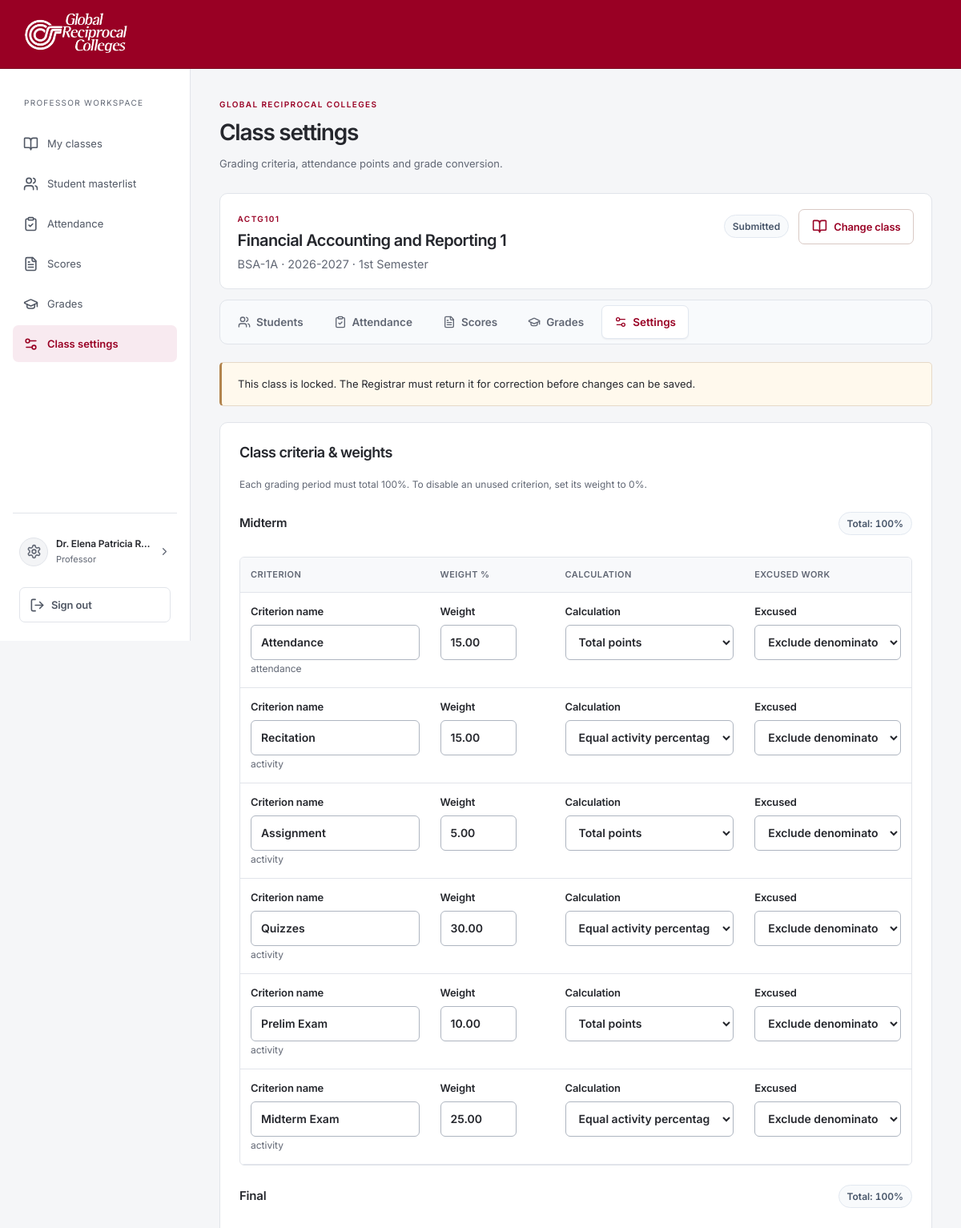
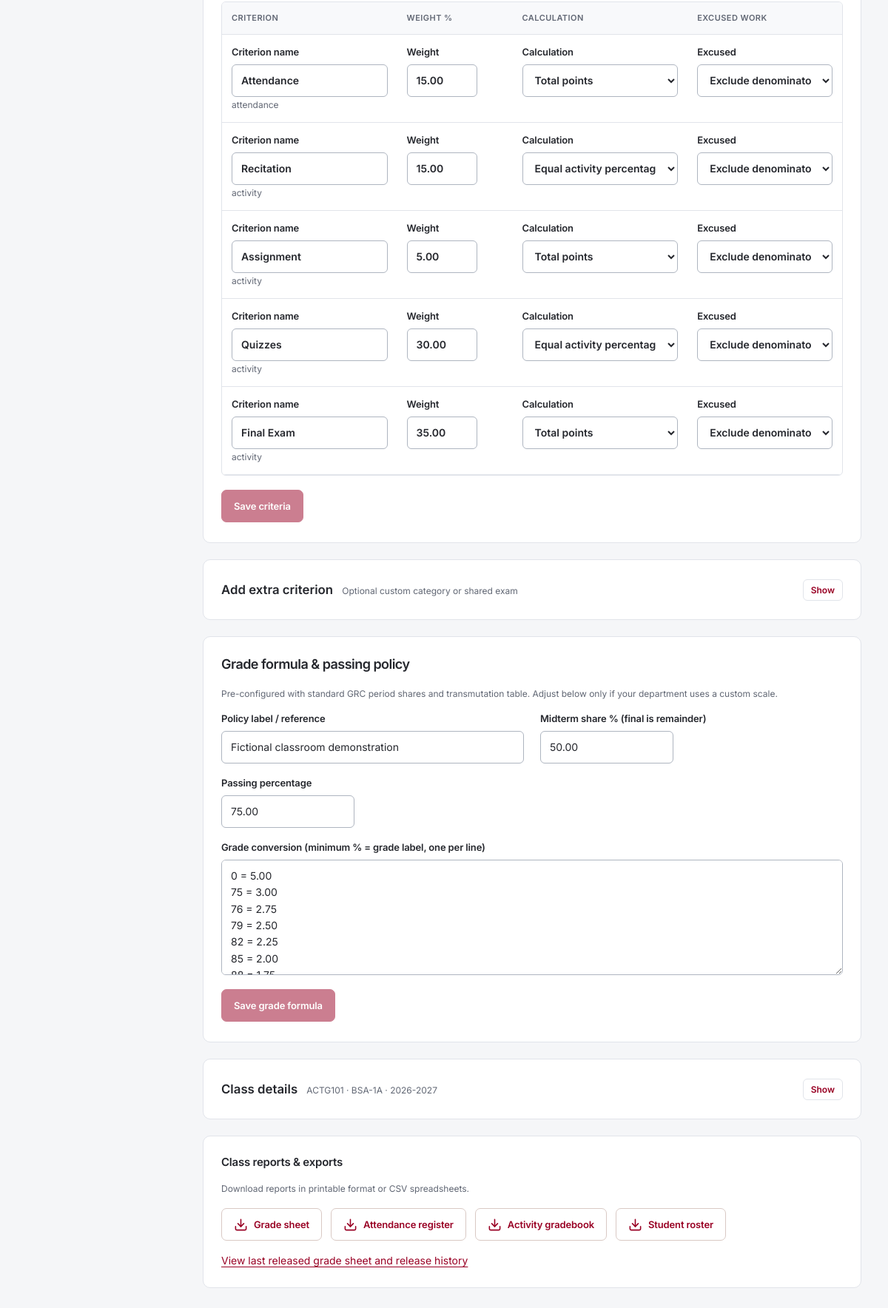
Screenshot of /professor-dashboard.php?view=settings&subject_id=2 (signed in) with the database file from the repository (2 pictures, top to bottom).
### tables this page shows
CREATE TABLE IF NOT EXISTS `professors` (
  `id` INT UNSIGNED AUTO_INCREMENT PRIMARY KEY,
  `employee_id` VARCHAR(50) NOT NULL UNIQUE,
  `username` VARCHAR(50) NOT NULL UNIQUE,
  `full_name` VARCHAR(150) NOT NULL,
  `email` VARCHAR(190) NOT NULL UNIQUE,
  `password_hash` VARCHAR(255) NOT NULL,
  `department` VARCHAR(120) NOT NULL DEFAULT 'College of Computer Studies',
  `created_at` TIMESTAMP NOT NULL DEFAULT CURRENT_TIMESTAMP
);

CREATE TABLE IF NOT EXISTS `classbook_settings` (
  `subject_id` INT UNSIGNED PRIMARY KEY,
  `revision` INT UNSIGNED NOT NULL DEFAULT 1,
  `state` VARCHAR(20) NOT NULL DEFAULT 'draft',
  `archived` TINYINT NOT NULL DEFAULT 0,
  `late_points` DECIMAL(8,2) NOT NULL DEFAULT 3,
  `absent_points` DECIMAL(8,2) NOT NULL DEFAULT 0,
  `excused_mode` VARCHAR(20) NOT NULL DEFAULT 'makeup',
  `online_full_minutes` DECIMAL(10,2) NULL,
  `online_partial_minutes` DECIMAL(10,2) NULL,
  `created_at` TIMESTAMP DEFAULT CURRENT_TIMESTAMP,
  `grading_model` VARCHAR(30) NOT NULL DEFAULT 'legacy_components',
  FOREIGN KEY(`subject_id`) REFERENCES `subjects`(`id`) ON DELETE RESTRICT
);

CREATE TABLE IF NOT EXISTS `subjects` (
  `id` INT UNSIGNED AUTO_INCREMENT PRIMARY KEY,
  `professor_id` INT UNSIGNED NOT NULL,
  `subject_code` VARCHAR(50) NOT NULL,
  `subject_title` VARCHAR(150) NOT NULL,
  `section` VARCHAR(50) NOT NULL,
  `units` INT NOT NULL DEFAULT 3,
  `school_year` VARCHAR(20) NOT NULL,
  `semester` ENUM('1st Semester', '2nd Semester', 'Summer') NOT NULL DEFAULT '1st Semester',
  `created_at` TIMESTAMP NOT NULL DEFAULT CURRENT_TIMESTAMP,
  INDEX `idx_subject_professor` (`professor_id`),
  CONSTRAINT `fk_subjects_professor` FOREIGN KEY (`professor_id`)
    REFERENCES `professors` (`id`) ON DELETE CASCADE ON UPDATE CASCADE
);

CREATE TABLE IF NOT EXISTS `classbook_criteria` (
  `id` INT UNSIGNED PRIMARY KEY AUTO_INCREMENT,
  `subject_id` INT UNSIGNED NOT NULL,
  `group_key` VARCHAR(20) NOT NULL,
  `name` VARCHAR(100) NOT NULL,
  `kind` VARCHAR(20) NOT NULL,
  `weight` DECIMAL(7,2) NOT NULL,
  `aggregation` VARCHAR(20) NOT NULL DEFAULT 'pooled',
  `excused_mode` VARCHAR(20) NOT NULL DEFAULT 'makeup',
  `exam_key` VARCHAR(20) NULL,
  UNIQUE KEY `criterion_name`(`subject_id`,`group_key`,`name`),
  FOREIGN KEY(`subject_id`) REFERENCES `subjects`(`id`) ON DELETE RESTRICT
);

### includes/functions.php (called while the page is built, shortened)
<?php
function h(mixed $value): string
{
    return htmlspecialchars((string)($value ?? ''), ENT_QUOTES | ENT_SUBSTITUTE, 'UTF-8');
}

### includes/classbook.php (called while the page is built, shortened)
<?php
require_once __DIR__.'/grading_periods.php';
function cbQuery(PDO $db, string $sql, array $args=[]): PDOStatement {
    $q=$db->prepare($sql); $q->execute($args); return $q;
}
function cbPolicy(PDO $db,int $subject): array {
    return cbQuery($db,'SELECT * FROM classbook_policies WHERE subject_id=?',[$subject])->fetch() ?: ['lecture_percent'=>65,'midterm_percent'=>50,'passing_percent'=>75,'policy_label'=>'Provisional defaults','conversion_json'=>null];
}
function cbClass(PDO $db,int $id,array $actor): array {
    $q=cbQuery($db,'SELECT s.*, c.revision,c.state,c.archived,c.grading_model,c.late_points,c.absent_points,c.excused_mode,c.online_full_minutes,c.online_partial_minutes FROM subjects s JOIN classbook_settings c ON c.subject_id=s.id WHERE s.id=?',[$id]);
    $s=$q->fetch();
    return $s;
}

### includes/auth.php (called while the page is built, shortened)
<?php
function isLoggedIn(): bool
{
    return isset($_SESSION['user']) && !empty($_SESSION['user']['id']) && !empty($_SESSION['user']['role']);
}
function getCurrentUser(): ?array
{
    return isLoggedIn() ? $_SESSION['user'] : null;
}

### includes/grading_periods.php (called while the page is built, shortened)
<?php
function cbPeriodOnly(array $settings):bool{return ($settings['grading_model']??'legacy_components')==='periods';}
function cbClassGroups(PDO $db,int $subject):array{
    $s=cbQuery($db,'SELECT grading_model FROM classbook_settings WHERE subject_id=?',[$subject])->fetch()?:[];
    return cbPeriodOnly($s)?CB_PERIOD_GROUPS:CB_GROUPS;
}
function cbClassCriteria(PDO $db,int $subject):array{
    $groups=cbClassGroups($db,$subject);
    return array_values(array_filter(cbQuery($db,'SELECT * FROM classbook_criteria WHERE subject_id=? ORDER BY id',[$subject])->fetchAll(),fn($c)=>isset($groups[$c['group_key']])));
}

### includes/faculty_extras.php (the view, shortened to what this page needs)
<?php
function cbFacultySettings(PDO $db,array $s,array $classes,array $criteria,array $classGroups,string $disabled): void {
    $policy=cbPolicy($db,(int)$s['id']);$conversion='';
    foreach(json_decode($policy['conversion_json']??'[]',true)??[] as $band)$conversion.=$band['minimum'].' = '.$band['label']."\n";
    ?>
    <form method="post" class="card" id="criteria-form">
        <h2>Class criteria &amp; weights</h2>
        <p class="muted">Each grading period must total 100%. To disable an unused criterion, set its weight to 0%.</p>
        <?php foreach($classGroups as $g=>$label):
            $groupCriteria=array_filter($criteria,fn($c)=>$c['group_key']===$g);
            $totalWeight=array_sum(array_column($groupCriteria,'weight'));
        ?>
        <div style="display:flex;justify-content:space-between;align-items:baseline;margin-top:1.5rem;">
            <h3><?=h($label)?></h3>
            <span class="pill <?=abs($totalWeight-100)<0.001?'':'danger'?>" id="weight-total-<?=$g?>">Total: <?=h(round($totalWeight,2))?>%</span>
        </div>
        <div class="table-wrap" tabindex="0" role="region" aria-label="<?=h($label)?> records">
            <table>
                <thead><tr><th>Criterion</th><th>Weight %</th><th>Calculation</th><th>Excused work</th></tr></thead>
                <tbody>
                <?php foreach($groupCriteria as $c):?>
                <tr>
                    <td>
                        <?php portalField('Criterion name','criteria['.$c['id'].'][name]',$c['name'],'text','required maxlength="100"'); ?>
                        <small class="muted"><?=h($c['kind'])?></small>
                    </td>
                    <td>
                    </td>
                    <td>
                        <?php portalSelect('Calculation','criteria['.$c['id'].'][aggregation]',['pooled'=>'Total points','equal'=>'Equal activity percentages'],$c['aggregation']); ?>
                    </td>
                    <td>
                    </td>
                </tr>
                <?php endforeach;?>
                </tbody>
            </table>
        </div>
        <?php endforeach;?>
        <div style="margin-top:1rem;">
            <button <?=$disabled?>><?=portalIcon('check')?>Save criteria</button>
        </div>
    </form>
    <details class="card collapsible-card">
        <summary><span>Add extra criterion <small class="muted" style="font-weight:400;margin-left:0.5rem;">Optional custom category or shared exam</small></span></summary>
    </details>
    <form method="post" class="card">
        <h2>Grade formula &amp; passing policy</h2>
        <p class="muted">Pre-configured with standard GRC period shares and transmutation table. Adjust below only if your department uses a custom scale.</p>
        <div class="form-grid">
        </div>
        <label class="field">Grade conversion (minimum % = grade label, one per line)
            <textarea name="conversion" rows="6" placeholder="0 = 5.00&#10;75 = 3.00&#10;97 = 1.00"><?=h($conversion)?></textarea>
        </label>
        <button <?=$disabled?>><?=portalIcon('check')?>Save grade formula</button>
    </form>
    <details class="card collapsible-card">
        <summary><span>Class details <small class="muted" style="font-weight:400;margin-left:0.5rem;"><?=h($s['subject_code'].' · '.$s['section'].' · '.$s['school_year'])?></small></span></summary>
    </details>
    <?php
}
    ?>
    <?php
function cbFacultyReports(array $s,string $view): void {
    ?>
    <section class="card">
        <h3>Class reports &amp; exports</h3>
        <p class="muted">Download reports in printable format or CSV spreadsheets.</p>
        <div class="actions">
            <?php foreach(['grades'=>'Grade sheet','attendance'=>'Attendance register','activities'=>'Activity gradebook','roster'=>'Student roster'] as $type=>$label):?>
            <a class="button secondary" href="report.php?subject_id=<?=(int)$s['id']?>&type=<?=$type?>"><?=portalIcon('download')?><?=h($label)?></a>
            <?php endforeach;?>
        </div>
        <div style="margin-top:0.75rem;">
            <a href="report.php?subject_id=<?=(int)$s['id']?>&version=published">View last released grade sheet and release history</a>
        </div>
    </section>
    <?php
}

### includes/portal.php (shortened to what this page needs)
<?php
require_once __DIR__.'/auth.php';
require_once __DIR__.'/functions.php';
require_once __DIR__.'/classbook.php';
function portalUser(PDO $db,string $role): array {
    $u=getCurrentUser();
    $table=match($role){'professor'=>'professors','student'=>'students','admin'=>'classbook_admins',default=>throw new RuntimeException('Unknown account role.')};
    $account=cbQuery($db,'SELECT * FROM '.$table.' WHERE id=?',[$u['id']])->fetch();
    $u['full_name']=$role==='student'?$account['first_name'].' '.$account['last_name']:$account['full_name'];$u['username']=$account['username'];$u['public_id']=cbAccountPublicId($db,$role,(int)$u['id']);$_SESSION['user']=$u;$_SESSION['last_active']=time();return $u;
}
function portalRoleLabel(string $role): string {return match($role){'admin'=>'Administrator','professor'=>'Professor','student'=>'Student',default=>ucfirst($role)};}
function portalIcon(string $name): string {
    $path=__DIR__.'/../assets/icons/'.$name.'.svg';
    if(!is_file($path))return '';
    $svg=preg_replace('/class="[^"]*"/','class="ui-icon"',file_get_contents($path),1);
    return str_replace('<svg','<svg aria-hidden="true" focusable="false"',$svg);
}
function portalStart(string $title,?array $u=null,string $active=''): void {
    $flash=getFlash();
    ?><!doctype html><html lang="en"><head><link rel="stylesheet" href="assets/css/classbook.css?v=<?=filemtime(__DIR__.'/../assets/css/classbook.css')?>"><link rel="stylesheet" href="assets/css/filters.css?v=<?=filemtime(__DIR__.'/../assets/css/filters.css')?>"><?php if($u):?><link rel="stylesheet" href="assets/css/workspace.css?v=<?=filemtime(__DIR__.'/../assets/css/workspace.css')?>"><link rel="stylesheet" href="assets/css/profile.css?v=<?=filemtime(__DIR__.'/../assets/css/profile.css')?>"><?php endif;?></head><body class="<?=$u?'workspace-app role-'.h($u['role']).(($u['role']==='admin')?' administrator-app':''):''?>">
    <header class="portal-header"><a class="brand" href="index.php" aria-label="Global Reciprocal Colleges home"><img src="assets/grc-wordmark.png" alt="Global Reciprocal Colleges"></a></header>
    <div class="portal-layout"><?php if($u):?><nav class="portal-nav" aria-label="Workspace"><div class="workspace-links" id="workspace-links"><p><?=h($u['role']==='admin'?'ADMINISTRATION':strtoupper(portalRoleLabel($u['role'])).' WORKSPACE')?></p>
    <?php $items=match($u['role']){'professor'=>['classes'=>['professor-dashboard.php','My classes'],'roster'=>['professor-dashboard.php?view=roster','Student masterlist'],'attendance'=>['professor-dashboard.php?view=attendance','Attendance'],'activities'=>['professor-dashboard.php?view=activities','Scores'],'grades'=>['professor-dashboard.php?view=grades','Grades'],'settings'=>['professor-dashboard.php?view=settings','Class settings']], 'admin'=>['overview'=>['registrar.php','Overview'],'accounts'=>['registrar.php?view=accounts','Accounts & approval'],'classes'=>['registrar.php?view=classes','Classes & verification'],'audit'=>['registrar.php?view=audit','Activity log'],'maintenance'=>['registrar.php?view=maintenance','Backup & recovery']],default=>['grades'=>['student-dashboard.php','My grades']]};
    $icons=['overview'=>'layout-dashboard','accounts'=>'users','classes'=>'book-open','audit'=>'history','maintenance'=>'database-backup','roster'=>'users','criteria'=>'list-filter','attendance'=>'clipboard-check','activities'=>'file-text','grades'=>'graduation-cap','import'=>'download','settings'=>'settings-2','profile'=>'user-round'];
    $navActive=$active==='import'?'attendance':($active==='criteria'?'settings':$active);
    foreach($items as $key=>[$url,$label]){if($u['role']==='admin')$label=match($key){'overview'=>'Dashboard','accounts'=>'Accounts','classes'=>'Classes & grades',default=>$label};if($u['role']==='professor'&&isset($_GET['subject_id']))$url.=(str_contains($url,'?')?'&':'?').'subject_id='.(int)$_GET['subject_id'];?><a class="<?=$navActive===$key?'selected':''?>" <?=$navActive===$key?'aria-current="page"':''?> href="<?=h($url)?>"><?=portalIcon($icons[$key]??'file-text')?><span><?=h($label)?></span></a><?php }?><div class="workspace-account"><a class="account-identity account-profile-link <?=$active==='profile'?'current':''?>" href="profile.php" aria-label="<?=h(portalRoleLabel($u['role']).' account settings')?>" <?=$active==='profile'?'aria-current="page"':''?> title="Account settings"><span class="account-avatar"><?=portalIcon('settings')?></span><div><strong title="<?=h($u['full_name'])?>"><?=h($u['full_name'])?></strong><small><?=h(portalRoleLabel($u['role']))?></small></div><?=portalIcon('chevron-right')?></a><form method="post" action="logout.php"><?=csrfField()?><button class="quiet"><?=portalIcon('log-out')?>Sign out</button></form></div></div></nav><?php endif;?>
    <main id="main-content" tabindex="-1" class="portal-main <?=$u?'':'public-main'?>"><?php if($flash):?><div class="notice <?=h($flash['type'])?>" role="status"><?=h($flash['message'])?></div><?php endif;
}
function portalEnd(): void {?></main></div><script src="assets/js/classbook.js?v=<?=filemtime(__DIR__.'/../assets/js/classbook.js')?>"></script></body></html><?php }
function portalHeading(string $title,string $subtitle=''): void {?><div class="page-heading"><span class="eyebrow">GLOBAL RECIPROCAL COLLEGES</span><h1><?=h($title)?></h1><p><?=h($subtitle)?></p></div><?php }
function portalNotice(string $text,string $kind='info'): void {?><div class="notice <?=h($kind)?>" role="status"><?=h($text);?></div><?php }
function portalField(string $label,string $name,mixed $value='',string $type='text',string $attrs=''): void {?><label class="field"><?=h($label)?><input name="<?=h($name)?>" type="<?=h($type)?>" value="<?=h($value)?>" <?=$attrs?>></label><?php }
function portalSelect(string $label,string $name,array $options,mixed $selected='',string $attrs=''): void {?><label class="field"><?=h($label)?><select name="<?=h($name)?>" <?=$attrs?>><?php foreach($options as $v=>$text):?><option value="<?=h($v)?>" <?=(string)$v===(string)$selected?'selected':''?>><?=h($text)?></option><?php endforeach;?></select></label><?php }
    ?>

### includes/faculty_views.php (shortened to what this page needs)
    }?></div><?php if(!$classes):?><div class="card"><h3>No assigned classes yet</h3><p>Your administrator assigns classes to you. They will appear here as soon as they are created.</p></div><?php endif;?></section><?php
function cbFacultyClassContext(array $s,string $view):void {
    $tabs=['roster'=>['Students','users'],'attendance'=>['Attendance','clipboard-check'],'activities'=>['Scores','file-text'],'grades'=>['Grades','graduation-cap'],'settings'=>['Settings','settings-2']];
    $current=$view==='import'?'attendance':$view;
    ?><link rel="stylesheet" href="assets/css/faculty-records.css?v=<?=filemtime(__DIR__.'/../assets/css/faculty-records.css')?>">
    <div class="faculty-class-context"><div><span class="eyebrow"><?=h($s['subject_code'])?></span><h2><?=h($s['subject_title'])?></h2><p><?=h($s['section'].' · '.$s['school_year'].' · '.$s['semester'])?></p></div><div class="actions"><span class="pill"><?=h(ucfirst($s['state']))?></span><a class="button secondary" href="professor-dashboard.php"><?=portalIcon('book-open')?>Change class</a></div></div>
    <nav class="faculty-class-tabs" aria-label="Class sections"><?php foreach($tabs as $key=>[$label,$icon]):?><a href="<?=h('professor-dashboard.php?view='.$key.'&subject_id='.(int)$s['id'])?>"<?=$current===$key?' aria-current="page"':''?>><?=portalIcon($icon)?><?=h($label)?></a><?php endforeach;?></nav><?php
}

### rows the page displays
professors: full_name "Dr. Elena Patricia R…"
classbook_settings: subject_id.subject_code "ACTG101", subject_id.subject_title "Financial Accounting and Reporting 1", subject_id.semester "BSA-1A · 2026-2027 · 1st Semester", state "Submitted", subject_id.school_year "ACTG101 · BSA-1A · 2026-2027"
classbook_criteria: label "Criterion name Weight", value "Attendance", kind "attendance", value "15.00", label "Calculation Excused", aggregation "Total points", excused_mode "Exclude denominator"
classbook_criteria: label "Criterion name Weight", value "Recitation", kind "activity", value "15.00", label "Calculation Excused", aggregation "Equal activity percentages", excused_mode "Exclude denominator"
classbook_criteria: label "Criterion name Weight", value "Assignment", kind "activity", value "5.00", label "Calculation Excused", aggregation "Total points", excused_mode "Exclude denominator"
classbook_criteria: label "Criterion name Weight", value "Quizzes", kind "activity", value "30.00", label "Calculation Excused", aggregation "Equal activity percentages", excused_mode "Exclude denominator"
classbook_criteria: label "Criterion name Weight", value "Prelim Exam", kind "activity", value "10.00", label "Calculation Excused", aggregation "Total points", excused_mode "Exclude denominator"
classbook_criteria: label "Criterion name Weight", value "Midterm Exam", kind "activity", value "25.00", label "Calculation Excused", aggregation "Equal activity percentages", excused_mode "Exclude denominator"
classbook_criteria: label "Criterion name Weight", value "Attendance", kind "attendance", value "15.00", label "Calculation Excused", aggregation "Total points", excused_mode "Exclude denominator"
classbook_criteria: label "Criterion name Weight", value "Recitation", kind "activity", value "15.00", label "Calculation Excused", aggregation "Equal activity percentages", excused_mode "Exclude denominator"
classbook_criteria: label "Criterion name Weight", value "Assignment", kind "activity", value "5.00", label "Calculation Excused", aggregation "Total points", excused_mode "Exclude denominator"
classbook_criteria: label "Criterion name Weight", value "Quizzes", kind "activity", value "30.00", label "Calculation Excused", aggregation "Equal activity percentages", excused_mode "Exclude denominator"
classbook_criteria: label "Criterion name Weight", value "Final Exam", kind "activity", value "35.00", label "Calculation Excused", aggregation "Total points", excused_mode "Exclude denominator"

### other values shown
$label "My classes"
$label "Student masterlist"
$label "Attendance"
$label "Scores"
$label "Grades"
$label "Class settings"
portalRoleLabel($u['role']) "Professor"
$title "Class settings"
$subtitle "Grading criteria, attendance points and grade conversion."
$label "Students"
$label "Settings"
$text "This class is locked. The Registrar must return it for correction before changes can be saved."
$label "Midterm"
$totalWeight "100"
$label "Final"
